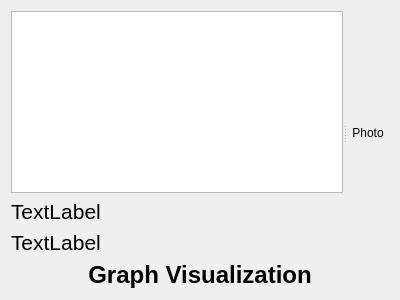
<?xml version="1.0" encoding="UTF-8"?>
<ui version="4.0">
 <class>graph_visualize</class>
 <widget class="QWidget" name="graph_visualize">
  <property name="geometry">
   <rect>
    <x>0</x>
    <y>0</y>
    <width>400</width>
    <height>300</height>
   </rect>
  </property>
  <property name="windowTitle">
   <string>Form</string>
  </property>
  <layout class="QVBoxLayout" name="verticalLayout_2">
   <item>
    <widget class="QSplitter" name="splitter">
     <property name="orientation">
      <enum>Qt::Horizontal</enum>
     </property>
     <widget class="QWidget" name="">
      <layout class="QVBoxLayout" name="verticalLayout">
       <item>
        <widget class="QTableView" name="tableView">
         <property name="textElideMode">
          <enum>Qt::ElideMiddle</enum>
         </property>
         <attribute name="horizontalHeaderCascadingSectionResizes">
          <bool>true</bool>
         </attribute>
         <attribute name="verticalHeaderCascadingSectionResizes">
          <bool>false</bool>
         </attribute>
        </widget>
       </item>
       <item>
        <widget class="QLabel" name="most_inf">
         <property name="font">
          <font>
           <pointsize>16</pointsize>
          </font>
         </property>
         <property name="text">
          <string>TextLabel</string>
         </property>
        </widget>
       </item>
       <item>
        <widget class="QLabel" name="most_act">
         <property name="font">
          <font>
           <pointsize>16</pointsize>
          </font>
         </property>
         <property name="text">
          <string>TextLabel</string>
         </property>
        </widget>
       </item>
      </layout>
     </widget>
     <widget class="QLabel" name="img">
      <property name="styleSheet">
       <string notr="true"/>
      </property>
      <property name="text">
       <string>Photo</string>
      </property>
      <property name="alignment">
       <set>Qt::AlignCenter</set>
      </property>
     </widget>
    </widget>
   </item>
   <item>
    <widget class="QLabel" name="label">
     <property name="font">
      <font>
       <pointsize>18</pointsize>
       <weight>75</weight>
       <bold>true</bold>
      </font>
     </property>
     <property name="text">
      <string>Graph Visualization</string>
     </property>
     <property name="alignment">
      <set>Qt::AlignCenter</set>
     </property>
    </widget>
   </item>
  </layout>
 </widget>
 <resources/>
 <connections/>
</ui>
